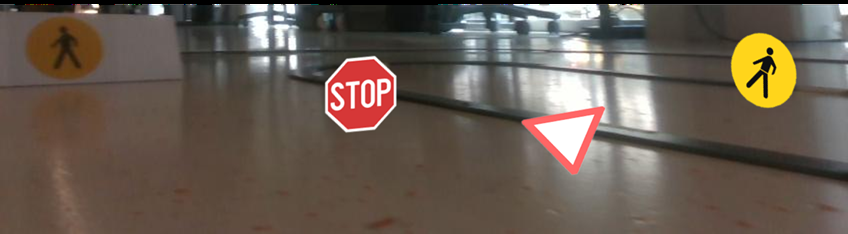
//> input picture vjezbe_02_algoritmi_strojnog_vida/data/signs2.png, 848 x 234 px
$ ./test_shape_znakovi   (built with g++ and OpenCV 4)
//> lines starting //> are read from the running program, lines starting //| are printed output that depends on the picture; after the words box and inside, x2 and y2 are one past the last pixel; in counts of white or black regions, pixels touching at a corner belong together
#include <opencv2/opencv.hpp>

#include <algorithm>
#include <iostream>
#include <vector>

int main()
{
    // Read image
    const cv::Mat source = cv::imread("../data/signs2.png", cv::IMREAD_COLOR);
//> source is the input picture: 234 rows x 848 cols, CV_8UC3; mean B, G, R 81, 91.6, 104.2
    if (source.empty()) { std::cerr << "Could not open input image\n"; return 1; }

    // Convert colorspace
    cv::Mat grayscale;
    cv::cvtColor(source, grayscale, cv::COLOR_BGR2GRAY);
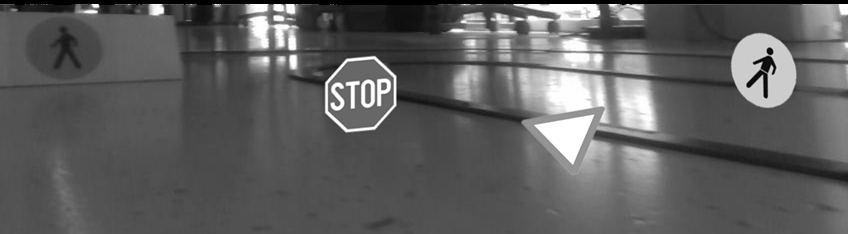
//> grayscale: 234 rows x 848 cols, CV_8UC1; min 0, max 255, mean 94.2

    int adaptiveMethod = 0;  // 0 = MEAN, 1 = GAUSSIAN
    int blockSize = 13;
    int cSlider = 51;        // Actual C = cSlider - 50
    int minArea = 600;
    int maxArea = 10000;
    int minRatioX100 = 58;   // 0.70
    int maxRatioX100 = 160;  // 1.30
    int approxEpsilon = 8;

    cv::namedWindow("Controls", cv::WINDOW_NORMAL);
    cv::imshow("Original", source);
    cv::imshow("Grayscale", grayscale);

    cv::createTrackbar("adaptive_method", "Controls", &adaptiveMethod, 1);
    cv::createTrackbar("block_size", "Controls", &blockSize, 101);
    cv::createTrackbar("C_slider", "Controls", &cSlider, 100);
    cv::createTrackbar("min_area", "Controls", &minArea, 50000);
    cv::createTrackbar("max_area", "Controls", &maxArea, 50000);
    cv::createTrackbar("min_ratio_x100", "Controls", &minRatioX100, 300);
    cv::createTrackbar("max_ratio_x100", "Controls", &maxRatioX100, 300);
    cv::createTrackbar("approx_eps", "Controls", &approxEpsilon, 100);

    while (true)
    {
        blockSize = std::max(blockSize, 3);
        if (blockSize % 2 == 0)
        {
            ++blockSize;
        }

        minArea = std::min(minArea, maxArea);
        minRatioX100 = std::min(minRatioX100, maxRatioX100);
        approxEpsilon = std::max(approxEpsilon, 1);

        cv::setTrackbarPos("block_size", "Controls", blockSize);
        cv::setTrackbarPos("min_area", "Controls", minArea);
        cv::setTrackbarPos("min_ratio_x100", "Controls", minRatioX100);
        cv::setTrackbarPos("approx_eps", "Controls", approxEpsilon);

        cv::Mat thresholded;
        const int actualC = cSlider - 50;
        const int adaptiveMethodType =
            (adaptiveMethod == 0) ? cv::ADAPTIVE_THRESH_MEAN_C : cv::ADAPTIVE_THRESH_GAUSSIAN_C;
        cv::adaptiveThreshold(
            grayscale,
            thresholded,
            255,
            adaptiveMethodType,
            cv::THRESH_BINARY,
            blockSize,
            actualC);
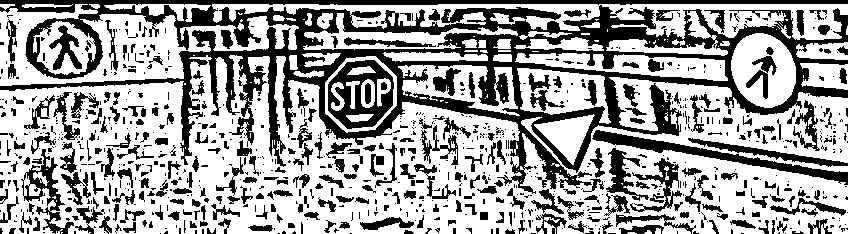
//> thresholded: 234 rows x 848 cols, CV_8UC1; 63.2% white; 918 black regions (627 under 20 px)

        std::vector<std::vector<cv::Point>> contours;
        cv::findContours(thresholded.clone(), contours, cv::RETR_EXTERNAL, cv::CHAIN_APPROX_SIMPLE);
//> contours = 111 contours, 71 with area under 20; largest, box (x1, y1, x2, y2) and area: (0, 55, 848, 234) 99206, (0, 4, 299, 86) 9744, (212, 4, 848, 40) 9016, (325, 56, 397, 133) 4285, (731, 33, 796, 108) 3680

        cv::Mat contourImage = cv::Mat::zeros(source.size(), CV_8UC3);
        cv::Mat annotated = source.clone();

        for (std::size_t i = 0; i < contours.size(); ++i)
        {
            const double area = cv::contourArea(contours[i]);
            const cv::Rect bounds = cv::boundingRect(contours[i]);
            if (bounds.height <= 0)
            {
                continue;
            }

            const double ratio = static_cast<double>(bounds.width) / bounds.height;
            const double minRatio = static_cast<double>(minRatioX100) / 100.0;
            const double maxRatio = static_cast<double>(maxRatioX100) / 100.0;

            // Filter contours based on current slider settings.
            if (area < static_cast<double>(minArea) ||
                area > static_cast<double>(maxArea) ||
                ratio < minRatio ||
                ratio > maxRatio)
            {
                continue;
            }

            const cv::Scalar color(
                (37 * static_cast<int>(i) + 80) % 256,
                (83 * static_cast<int>(i) + 120) % 256,
                (149 * static_cast<int>(i) + 160) % 256);

            std::vector<cv::Point> approximation;
            cv::approxPolyDP(contours[i], approximation, static_cast<double>(approxEpsilon), true);

            cv::drawContours(contourImage, contours, static_cast<int>(i), color, 2);
            cv::drawContours(annotated, std::vector<std::vector<cv::Point>>{approximation}, -1, color, 2);

            if (approximation.size() > 2)
            {
                cv::putText(
                    annotated,
                    "Edges: " + std::to_string(approximation.size()),
                    cv::Point(bounds.x, std::max(20, bounds.y - 5)),
                    cv::FONT_HERSHEY_SIMPLEX,
                    0.55,
                    color,
                    2);
                cv::putText(
                    annotated,
                    "Area: " + std::to_string(static_cast<int>(area)),
                    cv::Point(bounds.x, std::max(40, bounds.y + 20)),
                    cv::FONT_HERSHEY_SIMPLEX,
                    0.55,
                    color,
                    2);
            }
        }
//> this loop made 111 passes
//> (area, bounds, ratio, approximation) on pass 26: (1355, Rect(534, 114, 61, 51), 1.2, 3 Points (x, y): [594, 115], [534, 125], [573, 164])
//> (area, bounds, ratio) on passes 6, 9, 10, 27, 41, 43: (21.5, Rect(655, 228, 6, 6), 1), (54, Rect(544, 221, 12, 13), 0.923), (22, Rect(544, 217, 16, 6), 2.67), (43.5, Rect(670, 112, 7, 17), 0.412), (20.5, Rect(254, 77, 6, 8), 0.75), (112, Rect(293, 70, 31, 8), 3.88)
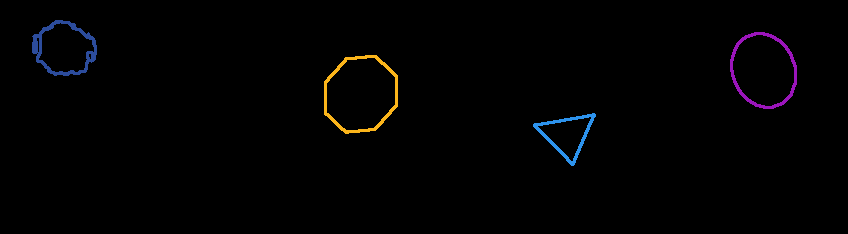
//> contourImage: 234 rows x 848 cols, CV_8UC3; mean B, G, R 2.2, 1.6, 1.9
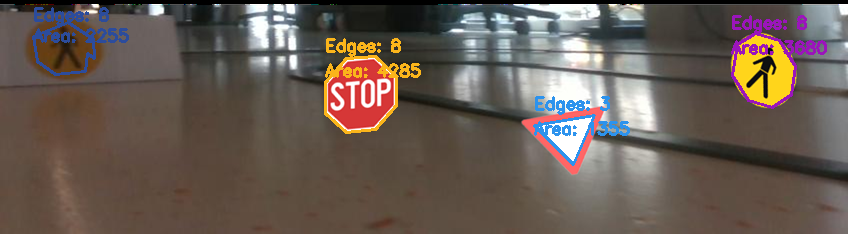
//> annotated: 234 rows x 848 cols, CV_8UC3; 3.63% of pixels changed, all inside (x1, y1, x2, y2) = (32, 7, 827, 166)

        cv::imshow("Adaptive Threshold", thresholded);
        cv::imshow("Contours", contourImage);
        cv::imshow("Approximated Edges", annotated);

        const int key = cv::waitKey(30);
//> the Esc key is pressed
        if (key == 27)
        {
            break;
        }
    }

    return 0;
}

$ run again, with vjezbe_02_algoritmi_strojnog_vida/data/c6.png copied over vjezbe_02_algoritmi_strojnog_vida/data/signs2.png
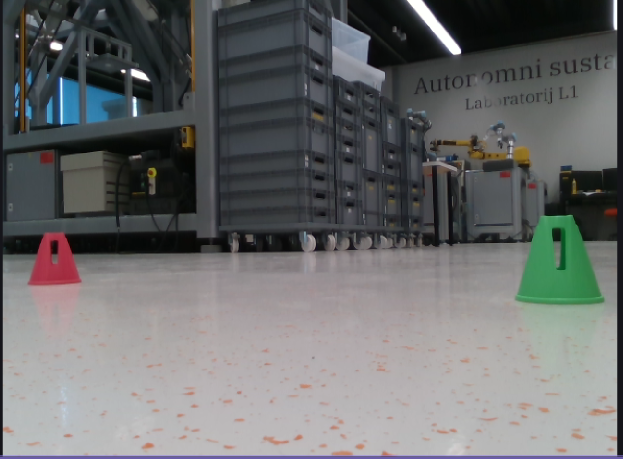
//> input picture vjezbe_02_algoritmi_strojnog_vida/data/c6.png, 1246 x 917 px (shown at 1/2 size)
//> source is the input picture: 917 rows x 1246 cols, CV_8UC3; mean B, G, R 108, 107.8, 106.6
//> `cv::adaptiveThreshold( grayscale, thresholded, 255, adaptiveMethodType..`:
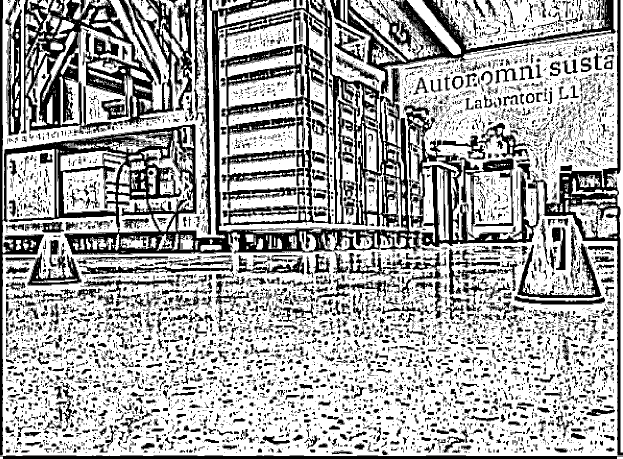
//> thresholded: 917 rows x 1246 cols, CV_8UC1 (shown at 1/2 size); 66.2% white; 8280 black regions (6479 under 20 px)
//> contours = 1437 contours, 1286 with area under 20; largest, box (x1, y1, x2, y2) and area: (0, 0, 1246, 912) 703049, (436, 19, 815, 465) 95580, (874, 0, 1211, 100) 21564, (119, 50, 278, 252) 11138, (701, 0, 876, 119) 8342
//> the loop `for (std::size_t i = 0; i < contours.size(); ++i)` made 1437 passes
//> (area, bounds, ratio) on passes 1, 36, 42, 55, 58, 59, 60, 66: (33, Rect(1234, 913, 12, 4), 3), (363, Rect(401, 490, 42, 13), 3.23), (82.5, Rect(146, 486, 11, 15), 0.733), (56, Rect(390, 481, 9, 18), 0.5), (74.5, Rect(46, 481, 11, 19), 0.579), (67.5, Rect(60, 480, 12, 16), 0.75), (132, Rect(32, 480, 10, 20), 0.5), (30, Rect(418, 479, 8, 9), 0.889)
//> after the loop `for (std::size_t i = 0; i < contours.size(); ++i)`:
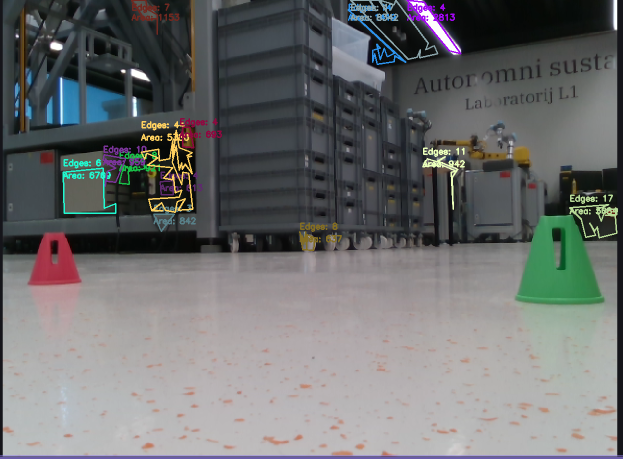
//> annotated: 917 rows x 1246 cols, CV_8UC3 (shown at 1/2 size); 2.38% of pixels changed, all inside (x1, y1, x2, y2) = (125, 0, 1236, 502)
